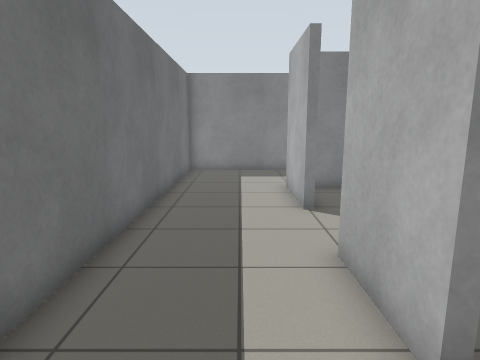
View 1 (above)

24 first-person views from a walk through a Gazebo world. The camera is 1.2 m above the floor, tilts 10° down and sees 75° across. The floor is counted in squares, 0.5 m on a side. Each view is taken from the middle of a square. On the plan, view 1 faces up. The plan holds only what a view shows up to about 19 squares ahead; the rest is blank.

View 2
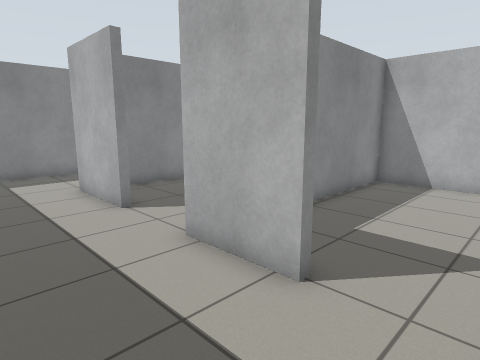

View 3
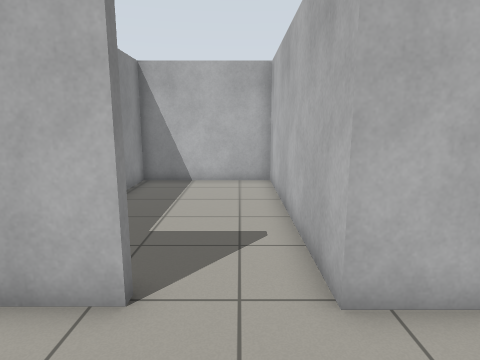

View 4
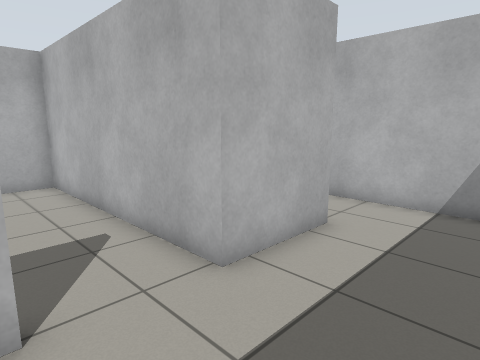

View 5
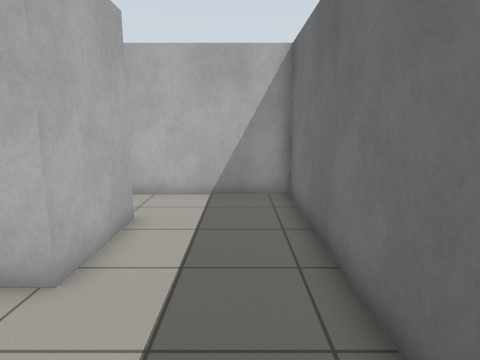

View 6
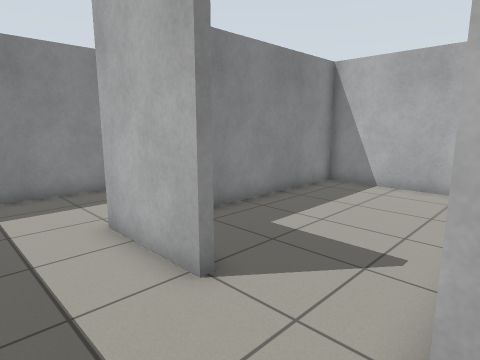

View 7
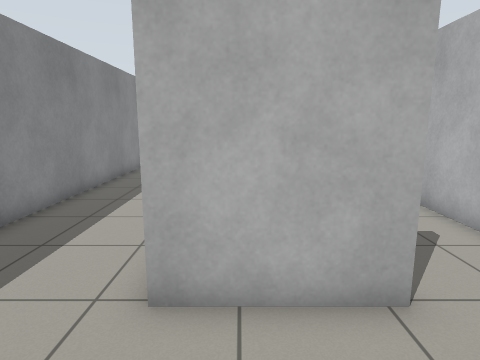

View 8
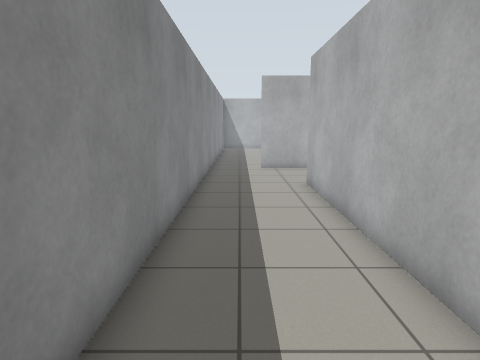

View 9
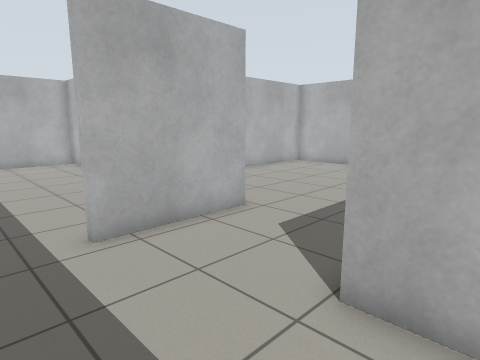

View 10
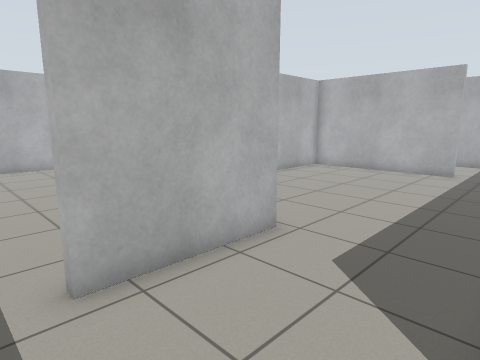

View 11
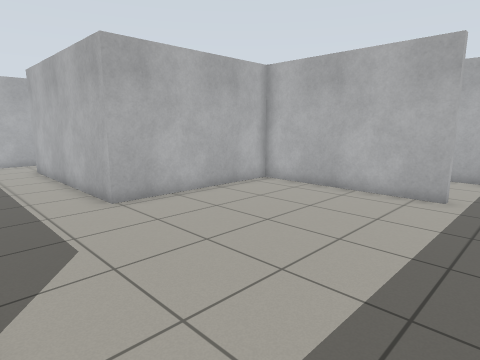

View 12
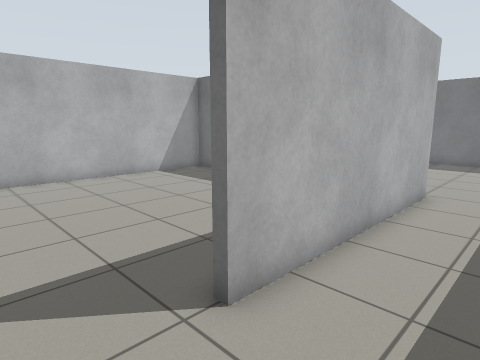

View 13
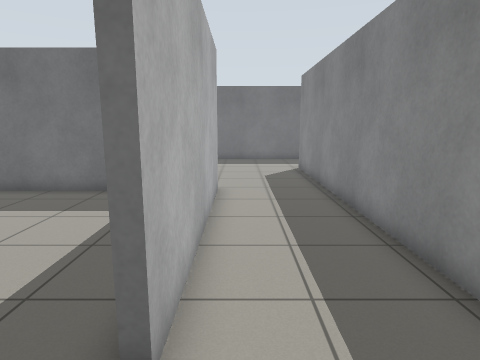

View 14
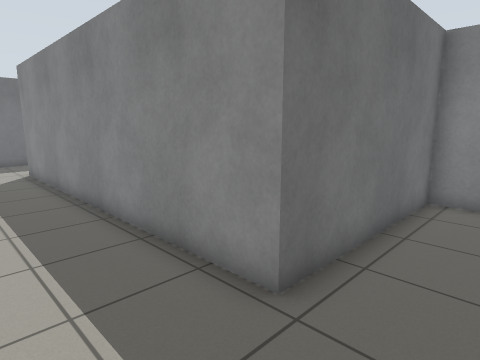

View 15
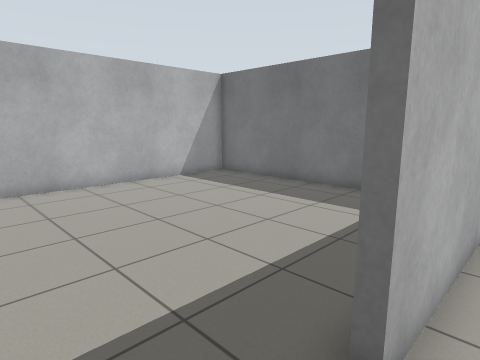

View 16
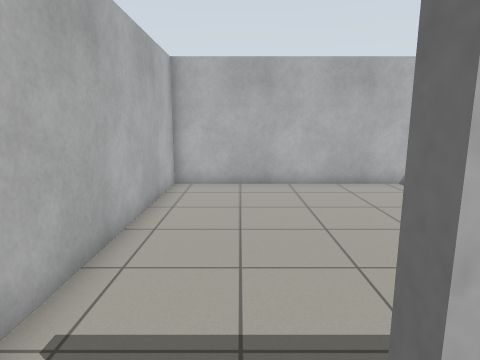

View 17
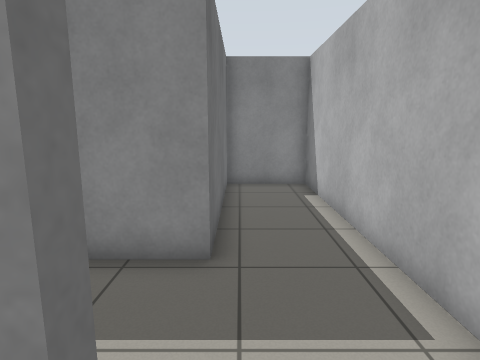

View 18
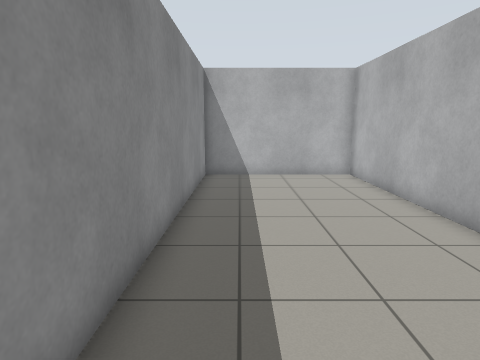

View 19
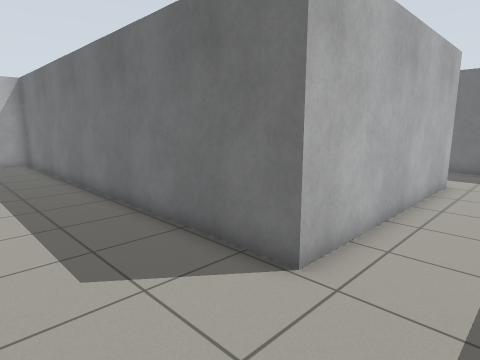

View 20
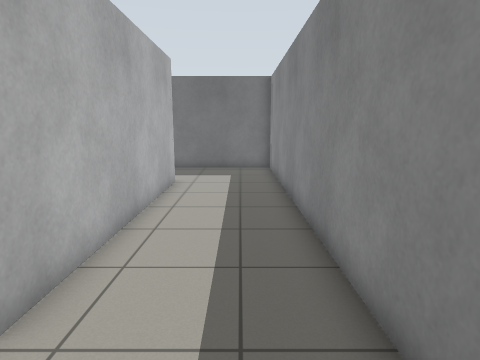

View 21
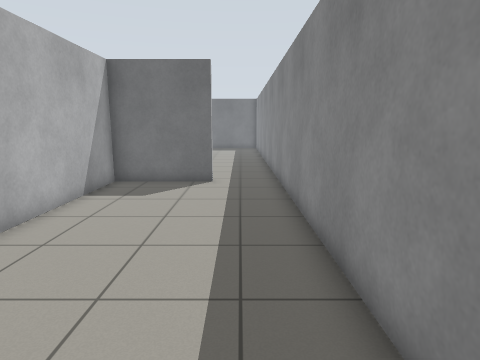

View 22
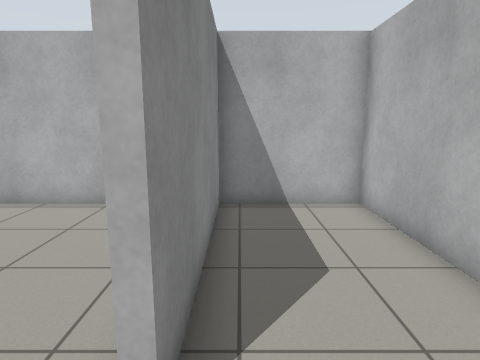

View 23
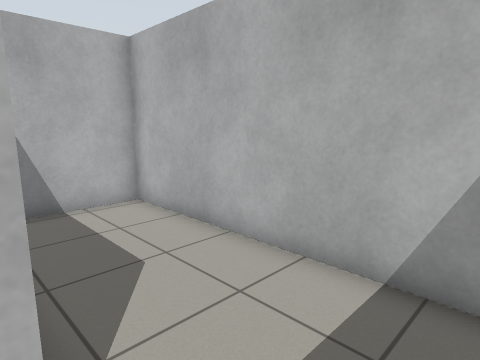

View 24
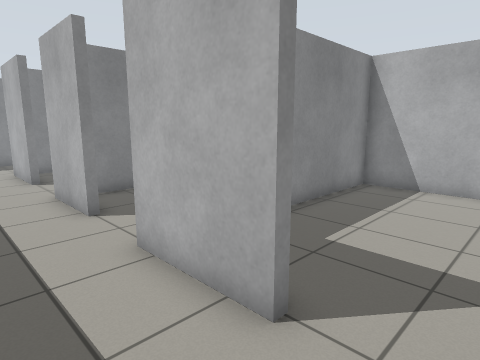

### Floor plan
Ten units are one square. View 1 is at (0, 0); x grows to the right and y downward. Boxes are objects, and circles mark ways between rooms. Rooms are numbered by the first view taken in them; rooms with no view inside come last. Other rooms are left out.
<svg viewBox="-32 -172 384 244">
<path fill="none" stroke="#000" d="M150 21 224 21 224 -52 314 -52M175 -167 -27 -167 -27 67 14 67M22 -87 18 -87 18 -122 118 -122 118 15M18 -25 18 -56M18 39 18 3M347 -54 347 -167 314 -167 314 -93 165 -93 165 -138 168 -138M227 -11 227 67 347 67 347 -29M314 -52 314 -48M347 -44 347 -54M168 -138 168 -96 312 -96 312 -167 175 -167M118 15 118 67 224 67 224 24 151 24M49 -55 72 -55M115 -73 115 -119 28 -119M45 -52 31 -52M22 -25 18 -25M18 3 115 3 115 -52 65 -52"/>
<circle cx="330" cy="-50" r="3" fill="#2a7"/>
<circle cx="170" cy="-150" r="3" fill="#2a7"/>
<circle cx="140" cy="20" r="3" fill="#2a7"/>
<circle cx="20" cy="-70" r="3" fill="#2a7"/>
<circle cx="20" cy="-10" r="3" fill="#2a7"/>
<text x="130" y="-70">1</text>
<text x="290" y="10">2</text>
<text x="240" y="-130">3</text>
<text x="170" y="40">4</text>
<text x="70" y="-90">5</text>
<text x="70" y="-20">6</text>
</svg>
Room 1 opens to room 2. Room 1 opens to room 3. Room 1 opens to room 4. Room 1 opens to room 5. Room 1 opens to room 6.

Where each view was taken, in squares from view 1:
view 1: 0 up, 0 right, facing up
view 2: 0 up, 2 left, facing up-right
view 3: 1 up, 2 left, facing right
view 4: 3 up, 2 left, facing down-right
view 5: 4 up, 1 left, facing down
view 6: 5 up, 1 left, facing up-right
view 7: 11 up, 2 left, facing right
view 8: 15 up, 1 left, facing right
view 9: 16 up, 10 right, facing down-right
view 10: 15 up, 12 right, facing down-right
view 11: 9 up, 13 right, facing down-right
view 12: 8 up, 34 right, facing down-left
view 13: 6 up, 34 right, facing left
view 14: 6 up, 34 right, facing up-left
view 15: 6 up, 34 right, facing down-left
view 16: 6 up, 32 right, facing down
view 17: 4 up, 32 right, facing up
view 18: 15 up, 16 right, facing right
view 19: 15 up, 16 right, facing down-left
view 20: 15 up, 15 right, facing left
view 21: 15 up, 30 right, facing left
view 22: 3 down, 13 right, facing right
view 23: 2 down, 13 right, facing down-right
view 24: 6 down, 1 left, facing up-right
